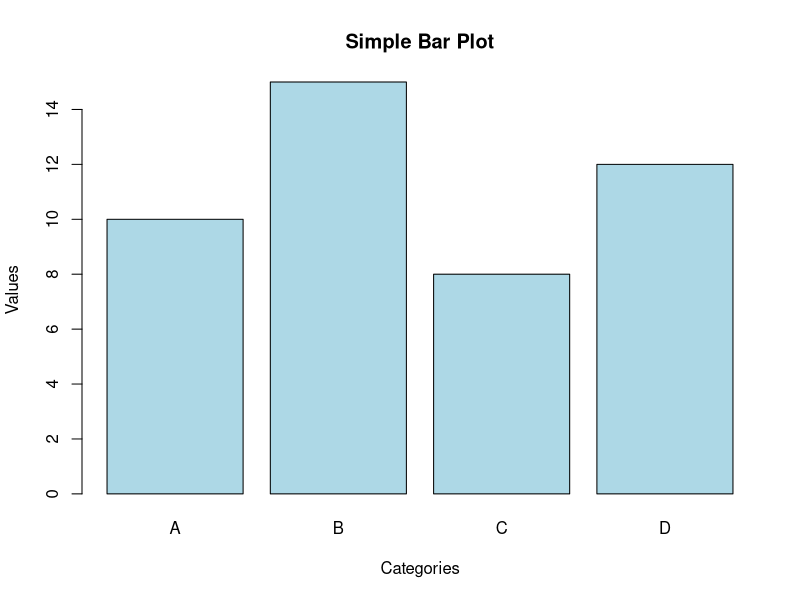

Reproduce this figure in R.
# R script to create a bar plot and save it

# Define data
categories <- c("A", "B", "C", "D")
values <- c(10, 15, 8, 12)

# Create the bar plot
barplot(values, 
        names.arg = categories,
        main = "Simple Bar Plot",
        xlab = "Categories",
        ylab = "Values",
        col = "lightblue")

# Save the plot as a PNG file
# Using a random name for the R script is possible, but saving the *plot* with a random name is more common.
# Here we save the plot itself with a simple name. The script name is fixed as per file creation.
dev.copy(png, "bar_plot.png")
dev.off()

# Print a message
print("Bar plot created and saved as bar_plot.png")
